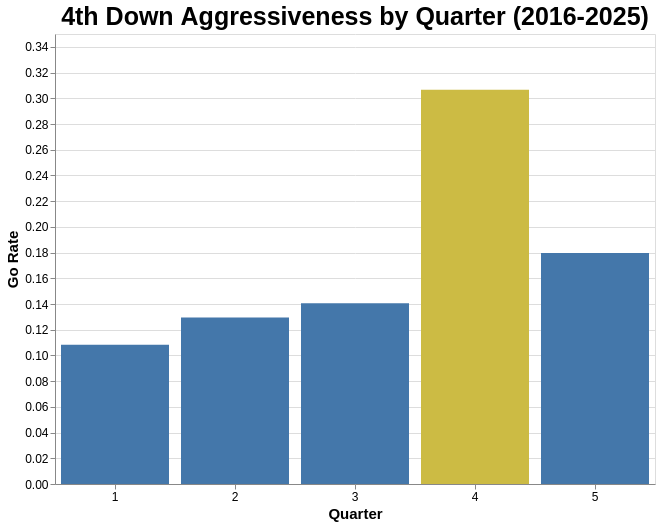

Write notebook code for a chart like this one.
### Code cell
#| echo: false

(alt.Chart(data= quarter, title="4th Down Aggressiveness by Quarter (2016-2025)").mark_bar().encode(
            x=alt.X("qtr:N", title='Quarter', sort = "x",axis = alt.Axis(labelAngle=0)),
            y=alt.Y("go_rate:Q", title="Go Rate"),
            tooltip=['go_rate', "qtr"],
            color = alt.when(qtr=4).then(alt.value("#CCBB44")).otherwise(alt.value("#4477AA"))
        ).properties(width=600, height=450).configure_axis(titleFontSize=15, labelFontSize= 12).configure_title(fontSize=25)
    )

### Figure 1 — Vega specification as saved in the notebook (floating-point values rounded to 4 significant figures)
{"$schema": "https://vega.github.io/schema/vega/v5.json", "data": [{"name": "source_0"}, {"name": "data_0", "values": [{"go_rate": 0.1083, "go_rate_end": 0.1083, "go_rate_start": 0.0, "qtr": 1.0}, {"go_rate": 0.1295, "go_rate_end": 0.1295, "go_rate_start": 0.0, "qtr": 2.0}, {"go_rate": 0.1405, "go_rate_end": 0.1405, "go_rate_start": 0.0, "qtr": 3.0}, {"go_rate": 0.3067, "go_rate_end": 0.3067, "go_rate_start": 0.0, "qtr": 4.0}, {"go_rate": 0.1797, "go_rate_end": 0.1797, "go_rate_start": 0.0, "qtr": 5.0}]}, {"name": "source_0_x_domain_qtr", "values": [{"qtr": 1.0}, {"qtr": 2.0}, {"qtr": 3.0}, {"qtr": 4.0}, {"qtr": 5.0}]}], "marks": [{"type": "rect", "name": "marks", "from": {"data": "data_0"}, "encode": {"update": {"width": {"signal": "max(0.25, bandwidth('x'))"}, "y2": {"field": "go_rate_start", "scale": "y"}, "tooltip": {"signal": "{\"go_rate\": format(datum[\"go_rate\"], \"\"), \"qtr\": format(datum[\"qtr\"], \"\")}"}, "y": {"field": "go_rate_end", "scale": "y"}, "fill": [{"value": "#CCBB44", "test": "(datum.qtr === 4)"}, {"value": "#4477AA"}], "x": {"field": "qtr", "scale": "x"}}}, "style": ["bar"]}], "scales": [{"name": "x", "type": "band", "domain": {"data": "source_0_x_domain_qtr", "field": "qtr", "sort": true}, "range": [0, {"signal": "width"}], "paddingInner": 0.1, "paddingOuter": 0.05}, {"name": "y", "type": "linear", "domain": {"data": "data_0", "fields": ["go_rate_start", "go_rate_end"]}, "range": [{"signal": "height"}, 0], "nice": true, "zero": true}], "axes": [{"scale": "y", "orient": "left", "ticks": false, "tickCount": {"signal": "ceil(height/40)"}, "grid": true, "maxExtent": 0, "zindex": 0, "domain": false, "labels": false, "gridScale": "x", "minExtent": 0, "aria": false}, {"scale": "x", "orient": "bottom", "title": "Quarter", "labelAngle": 0, "labelBaseline": "top", "zindex": 0, "grid": false}, {"scale": "y", "zindex": 0, "labelOverlap": true, "orient": "left", "grid": false, "tickCount": {"signal": "ceil(height/40)"}, "title": "Go Rate"}], "title": {"text": "4th Down Aggressiveness by Quarter (2016-2025)", "frame": "group"}, "padding": 5, "background": "white", "config": {"axis": {"labelFontSize": 12, "titleFontSize": 15}, "style": {"group-title": {"fontSize": 25}}}, "width": 600, "height": 450, "style": "cell"}
